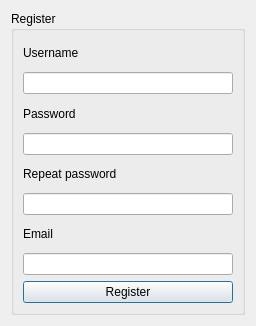
<?xml version="1.0" encoding="UTF-8"?>
<ui version="4.0">
 <class>ep_register</class>
 <widget class="QDialog" name="ep_register">
  <property name="geometry">
   <rect>
    <x>0</x>
    <y>0</y>
    <width>256</width>
    <height>326</height>
   </rect>
  </property>
  <property name="windowTitle">
   <string>Register form</string>
  </property>
  <layout class="QVBoxLayout" name="verticalLayout_2">
   <item>
    <widget class="QGroupBox" name="groupBoxRegister">
     <property name="title">
      <string>Register</string>
     </property>
     <layout class="QVBoxLayout" name="verticalLayout">
      <item>
       <widget class="QLabel" name="labelRegisterUsername">
        <property name="text">
         <string>Username</string>
        </property>
       </widget>
      </item>
      <item>
       <widget class="QLineEdit" name="RegisterUsername"/>
      </item>
      <item>
       <widget class="QLabel" name="labelRegisterPassword">
        <property name="text">
         <string>Password</string>
        </property>
       </widget>
      </item>
      <item>
       <widget class="QLineEdit" name="RegisterPassword">
        <property name="echoMode">
         <enum>QLineEdit::Password</enum>
        </property>
       </widget>
      </item>
      <item>
       <widget class="QLabel" name="labelRegisterRepeat">
        <property name="text">
         <string>Repeat password</string>
        </property>
       </widget>
      </item>
      <item>
       <widget class="QLineEdit" name="RegisterRepeat">
        <property name="echoMode">
         <enum>QLineEdit::Password</enum>
        </property>
       </widget>
      </item>
      <item>
       <widget class="QLabel" name="labelRegisterEmail">
        <property name="text">
         <string>Email</string>
        </property>
       </widget>
      </item>
      <item>
       <widget class="QLineEdit" name="RegisterEmail"/>
      </item>
      <item>
       <widget class="QPushButton" name="pushButtonRegister">
        <property name="text">
         <string>Register</string>
        </property>
       </widget>
      </item>
     </layout>
    </widget>
   </item>
  </layout>
 </widget>
 <resources/>
 <connections/>
</ui>
